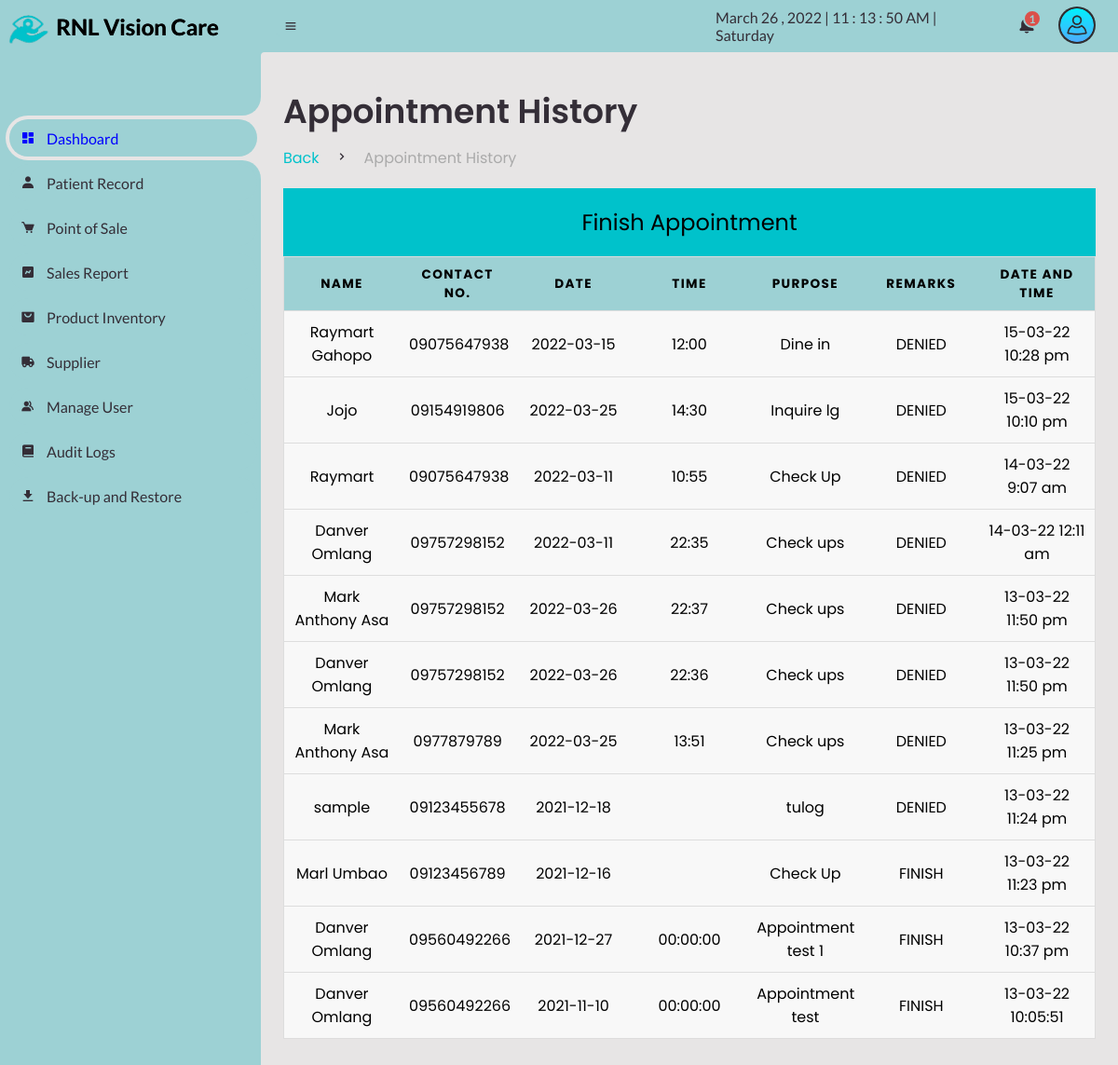
The app's page /Admin/d-appointment-history.php (signed in) with its own data.
### tables this page shows
CREATE TABLE `appointment_history` (
  `app_id` int(11) NOT NULL,
  `app_name` varchar(255) DEFAULT NULL,
  `app_email` varchar(150) DEFAULT NULL,
  `app_contact` varchar(150) DEFAULT NULL,
  `app_date` varchar(255) DEFAULT NULL,
  `app_time` varchar(255) DEFAULT NULL,
  `app_purpose` varchar(255) DEFAULT NULL,
  `app_remarks` varchar(255) DEFAULT NULL,
  `app_DateTime` varchar(255) DEFAULT NULL,
  PRIMARY KEY (`app_id`)
);

### Admin/d-appointment-history.php (the view, shortened to what this page needs)
<?php
include("session.php");
function createRandomPassword() {
	$chars = "003232303232023232023456789";
	$i = 0;
	$pass = '' ;
	while ($i <= 7) {
		$num = rand() % 33;
		$tmp = substr($chars, $num, 1);
		$pass = $pass . $tmp;
		$i++;
	}
	return $pass;
}
$finalcode='RS-'.createRandomPassword();
?>
<!DOCTYPE html>
<html lang="en">
<head>
	<link href='https://unpkg.com/boxicons@2.0.9/css/boxicons.min.css' rel='stylesheet'>
	<link rel="stylesheet" href="css\sys_style.css">
</head>
<body>
	<section id="sidebar">
		<a href="#" class="brand">
			<img src="images\logo.png" alt="" width="60px;">
			<span class="text"  style="text-shadow:0.5px 0px #000; color: black;">RNL Vision Care</span>
		</a>
		<ul class="side-menu top">
			<li class="active">
				<a href="dashboard.php">
					<i class='bx bxs-dashboard' ></i>
					<span class="text">Dashboard</span>
				</a>
			</li>
			<li>
				<a href="patient-record.php">
					<i class='bx bxs-user' ></i>
					<span class="text">Patient Record</span>
				</a>
			</li>
			<li>
				<a href="point-of-sale.php?id=cash&invoice=<?php echo $finalcode ?>">
					<i class='bx bxs-cart' ></i>
					<span class="text">Point of Sale</span>
				</a>
			</li>
			<li>
				<a href="sales-report.php">
					<i class='bx bxs-chart' ></i>
					<span class="text">Sales Report</span>
				</a>
			</li>
			<li>
				<a href="product.php">
					<i class='bx bxs-shopping-bag-alt' ></i>
					<span class="text">Product Inventory</span>
				</a>
			</li>
			<li>
				<a href="supplier.php">
					<i class='bx bxs-truck' ></i>
					<span class="text">Supplier</span>
				</a>
			</li>
			<li>
				<a href="manage-user.php">
					<i class='bx bxs-group' ></i>
					<span class="text">Manage User</span>
				</a>
			</li>
			<li>
				<a href="audit.php">
					<i class='bx bxs-book' ></i>
					<span class="text">Audit Logs</span>
				</a>
			</li>
			<li>
				<a href="archive.php">
					<i class='bx bxs-download' ></i>
					<span class="text">Back-up and Restore</span>
				</a>
			</li>
		</ul>
	</section>
	<section id="content">
		<nav>
			<i class='bx bx-menu' ></i>
			<div id="digital-clock"></div>
			<div class="dropdown2">
			<a href="#" class="notification">
				<span class="num">
				<?php
				$query = mysqli_query($conn, "SELECT COUNT(*) as total from client_inquiries WHERE inquiries_status = '2'");
					while($result=mysqli_fetch_array($query)){
					echo $result['total'];
				}
				?>
						  </span>
			</a>
					<?php
			   require_once("../db/notification/notifdisplay.php");
            ?>
			</div>
			<div class="dropdown1">
			<img src="img\user.png" alt="" width="40px" class="userlogo">
			</div>
		</nav>
		<main>
			<div class="head-title">
				<div class="left">
					<h1>Appointment History</h1>
					<ul class="breadcrumb">
						<li>
							<a class="active" href="dashboard.php">Back</a>
						</li>
						<li><i class='bx bx-chevron-right' ></i></li>
						<li>
							<a  href="d-appointment-history.php">Appointment History</a>
						</li>
					</ul>
				</div>
			</div>
			<div>
					<table>
					<caption>Finish Appointment</caption>
     <thead>
     	<tr>
     	 <th>Name</th>
     	 <th>Contact No.</th>
     	 <th>Date</th>
		 <th>Time</th>
		 <th>Purpose</th>
		 <th>Remarks</th>
		 <th>Date and Time</th>
     	</tr>
     </thead>
     <tbody>
     	  <tr>
     	  		<?php
     	  		$query4 = mysqli_query($conn, "Select * from appointment_history WHERE app_DateTime <= now() ORDER BY app_DateTime DESC");
     	  		while($row = $query4 -> fetch_assoc()){
?>
     	  	  <td data-label="Name"><?php echo $row['app_name'];?></td>
     	  	  <td data-label="Contact"><?php echo $row['app_contact'];?></td>
     	  	  <td data-label="Date"><?php echo $row['app_date'];?></td>
			  <td data-label="Time"><?php echo $row['app_time'];?></td>
			  <td data-label="Purpose"><?php echo $row['app_purpose'];?></td>
			  <td data-label="Remarks"><?php echo $row['app_remarks'];?></td>
			  <td data-label="DateTime"><?php echo $row['app_DateTime'];?></td>
     	  </tr>
     	  <?php  } ?>
     </tbody>
   </table>
				</div>
		</main>
	</section>
</body>
</html>

### Admin/css/sys_style.css (style rules this page uses)
* { margin: 0; padding: 0; box-sizing: border-box; }
a { text-decoration: none; }
li { list-style: none; }
:root { --poppins: 'Poppins', sans-serif; --lato: 'Lato', sans-serif; --light: #9dd1d4; --blue: #00c2cb; --light-blue: #e5eaf0; --grey: rgb(231, 229, 229); --dark-grey: #AAAAAA; --dark: #342E37; --red: #DB504A; --yellow: #FFCE26; --light-yellow: #FFF2C6; --orange: #FD7238; --light-orange: #FFE0D3; }
html { overflow-x: hidden; }
body { background: var(--grey); overflow-x: hidden; }
#sidebar { position: fixed; top: 0; left: 0; width: 280px; height: 100%; background: var(--light); z-index: 2000; font-family: var(--lato); transition: .3s ease; overflow-x: hidden; scrollbar-width: none; }
#sidebar .brand { font-size: 24px; font-weight: 700; height: 56px; display: flex; align-items: center; color: var(--blue); position: sticky; top: 0; left: 0; background: var(--light); z-index: 500; padding-bottom: 20px; box-sizing: content-box; }
#sidebar .side-menu { width: 100%; margin-top: 48px; }
#sidebar .side-menu li { height: 48px; background: transparent; margin-left: 6px; border-radius: 48px 0 0 48px; padding: 4px; }
#sidebar .side-menu li.active { background: var(--grey); position: relative; }
#sidebar .side-menu li.active::before { content: ''; position: absolute; width: 40px; height: 40px; border-radius: 50%; top: -40px; right: 0; box-shadow: 20px 20px 0 var(--grey); z-index: -1; }
#sidebar .side-menu li.active::after { content: ''; position: absolute; width: 40px; height: 40px; border-radius: 50%; bottom: -40px; right: 0; box-shadow: 20px -20px 0 var(--grey); z-index: -1; }
#sidebar .side-menu li a { width: 100%; height: 100%; background: var(--light); display: flex; align-items: center; border-radius: 48px; font-size: 16px; color: var(--dark); white-space: nowrap; overflow-x: hidden; }
#sidebar .side-menu.top li.active a { color: blue; }
#sidebar .side-menu li a .bx { min-width: calc(60px - ((4px + 6px) * 2)); display: flex; justify-content: center; }
#content { position: relative; width: calc(100% - 280px); left: 280px; transition: .3s ease; }
#content nav { height: 56px; background: var(--light); padding: 0 24px; display: flex; align-items: center; grid-gap: 24px; font-family: var(--lato); position: sticky; top: 0; left: 0; z-index: 1000; }
#content nav::before { content: ''; position: absolute; width: 40px; height: 40px; bottom: -40px; left: 0; border-radius: 10%; box-shadow: -20px -20px 0 var(--light); }
#content nav a { color: var(--dark); }
#content nav .bx.bx-menu { cursor: pointer; color: var(--dark); }
#content nav .notification { font-size: 20px; position: relative; }
#content nav .notification .num { position: absolute; top: -6px; right: -6px; width: 20px; height: 20px; border-radius: 50%; border: 2px solid var(--light); background: var(--red); color: var(--light); font-weight: 700; font-size: 12px; display: flex; justify-content: center; align-items: center; }
#content main { width: 100%; padding: 36px 24px; font-family: var(--poppins); max-height: calc(100vh - 56px); overflow-y: auto; }
#content main .head-title { display: flex; align-items: center; justify-content: space-between; grid-gap: 16px; flex-wrap: wrap; }
#content main .head-title .left h1 { font-size: 36px; font-weight: 600; margin-bottom: 10px; color: var(--dark); }
#content main .head-title .left .breadcrumb { display: flex; align-items: center; grid-gap: 16px; }
#content main .head-title .left .breadcrumb li { color: var(--dark); }
#content main .head-title .left .breadcrumb li a { color: var(--dark-grey); pointer-events: none; }
#content main .head-title .left .breadcrumb li a.active { color: var(--blue); pointer-events: unset; }
#digital-clock { color: var(--dark); }
.userlogo { background-color:#302e31; padding: 2px; border-radius: 50%; cursor: pointer; }
.dropdown1 { position: relative; display: inline-block; }
.dropdown2 { position: relative; display: inline-block; }

### Admin/d-appointment-history.php (style rules this page uses)
table { border: 1px solid #ccc; border-collapse: collapse; margin: 0; padding: 0; width: 100%; table-layout: fixed; }
table caption { font-size: 1.5em; background-color: #00c2cb; margin-top:20px; padding:19px; }
table tr { background-color: #f8f8f8; border: 1px solid #ddd; padding: .35em; }
table th, table td { padding: .625em; text-align: center; }
table th { font-size: .85em; letter-spacing: .1em; text-transform: uppercase; background-color: #9dd1d4; }

### records on screen
appointment_history: app_name "Raymart Gahopo", app_contact "09075647938", app_date "2022-03-15", app_time "12:00", app_purpose "Dine in", app_remarks "DENIED", app_DateTime "15-03-22 10:28 pm"
appointment_history: app_name "Jojo", app_contact "09154919806", app_date "2022-03-25", app_time "14:30", app_purpose "Inquire lg", app_remarks "DENIED", app_DateTime "15-03-22 10:10 pm"
appointment_history: app_name "Raymart", app_contact "09075647938", app_date "2022-03-11", app_time "10:55", app_purpose "Check Up", app_remarks "DENIED", app_DateTime "14-03-22 9:07 am"
appointment_history: app_name "Danver Omlang", app_contact "09757298152", app_date "2022-03-11", app_time "22:35", app_purpose "Check ups", app_remarks "DENIED", app_DateTime "14-03-22 12:11 am"
appointment_history: app_name "Mark Anthony Asa", app_contact "09757298152", app_date "2022-03-26", app_time "22:37", app_purpose "Check ups", app_remarks "DENIED", app_DateTime "13-03-22 11:50 pm"
appointment_history: app_name "Danver Omlang", app_contact "09757298152", app_date "2022-03-26", app_time "22:36", app_purpose "Check ups", app_remarks "DENIED", app_DateTime "13-03-22 11:50 pm"
appointment_history: app_name "Mark Anthony Asa", app_contact "0977879789", app_date "2022-03-25", app_time "13:51", app_purpose "Check ups", app_remarks "DENIED", app_DateTime "13-03-22 11:25 pm"
appointment_history: app_name "sample", app_contact "09123455678", app_date "2021-12-18", app_purpose "tulog", app_remarks "DENIED", app_DateTime "13-03-22 11:24 pm"
appointment_history: app_name "Marl Umbao", app_contact "09123456789", app_date "2021-12-16", app_purpose "Check Up", app_remarks "FINISH", app_DateTime "13-03-22 11:23 pm"
appointment_history: app_name "Danver Omlang", app_contact "09560492266", app_date "2021-12-27", app_time "00:00:00", app_purpose "Appointment test 1", app_remarks "FINISH", app_DateTime "13-03-22 10:37 pm"
appointment_history: app_name "Danver Omlang", app_contact "09560492266", app_date "2021-11-10", app_time "00:00:00", app_purpose "Appointment test", app_remarks "FINISH", app_DateTime "13-03-22 10:05:51"

### other values on screen
$result['total'] "1"
